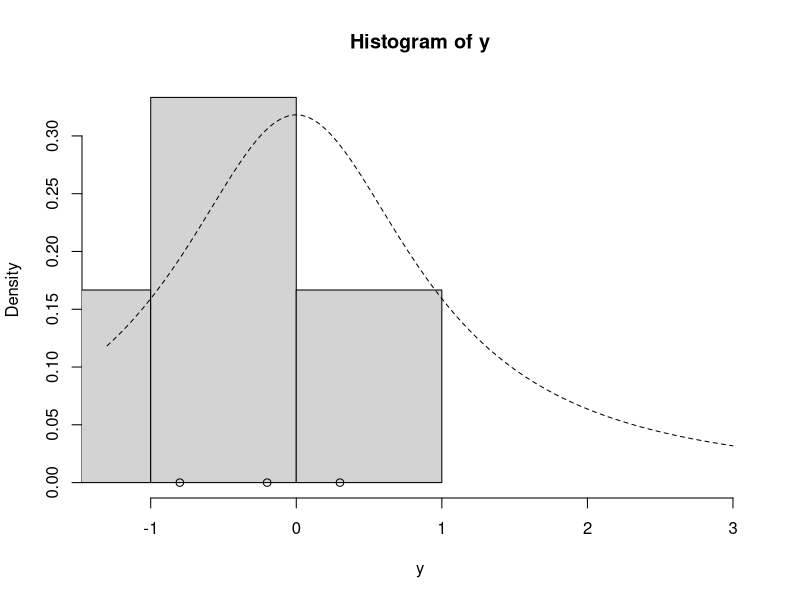
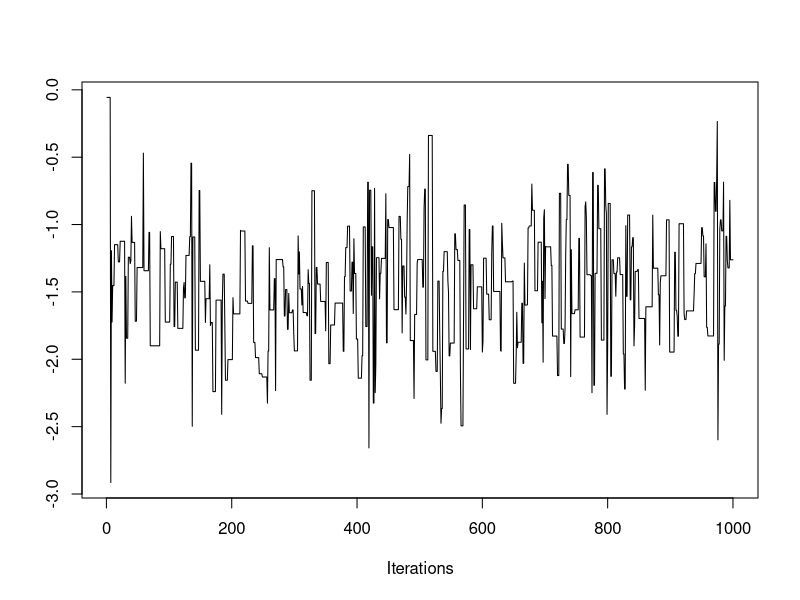
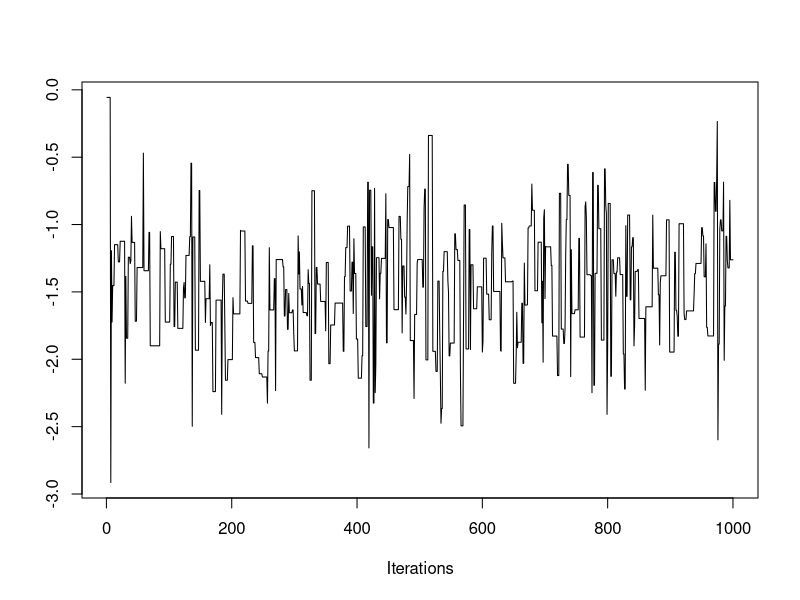
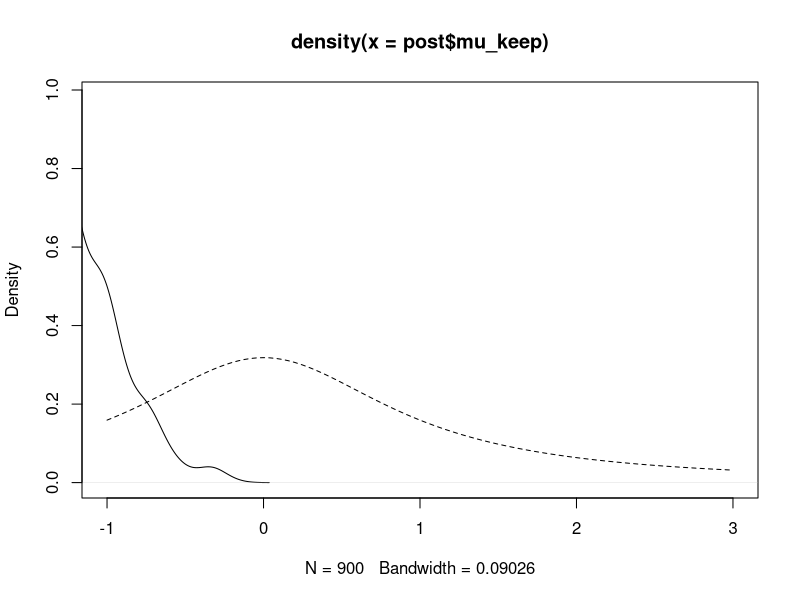

The R source for these figures, in order:
lg = function(mu, n, ybar){
        mu2 = mu^2
        n * (ybar*mu-mu2/2.0) - log(1.0 + mu2)
}

mh = function(n, ybar, n_iter, mu_init, cand_sd){
        mu_out = numeric(n_iter)
        accpt = 0
        mu_now = mu_init
        lg_now = lg(mu=mu_now, n=n, ybar = ybar)
        
        for(i in 1:n_iter){
                mu_cand = rnorm(1, mean = mu_now,sd = cand_sd)
                lg_cand = lg(mu = mu_cand, n = n, ybar = ybar)
                lalpha = lg_cand -lg_now
                alpha = exp(lalpha)
                
                u = runif(1)
                if(u<alpha){
                        mu_now = mu_cand
                        accpt = accpt + 1
                        lg_now = lg_cand
                }        
                mu_out[i] = mu_now
        }
        
        list(mu = mu_out, accpt = accpt/n_iter)
}
## set up the problem
## 
#y = c(1.2, 1.4, -0.5, 0.3, 0.9, 2.3, 1.0, 0.1, 1.3, 1.9)
y = c(-0.2, -1.5, -5.3, 0.3, -0.8, -2.2)
ybar = mean(y)
n = length(y)
hist(y, freq = FALSE, xlim = c(-1.3, 3.0))
points(y, rep(0.0, n))
points (ybar, 0.0, pch=19)
curve( dt(x, df=1), lty=2, add = TRUE) #linetype, lty=2, dashed line

## posterior sampling
set.seed(43)
post = mh(n = n, ybar = ybar, n_iter = 1e3, mu_init = 0.0, cand_sd = 1.5)
str(post)

#install.packages("coda")
library("coda")
traceplot( as.mcmc(post$mu) )
traceplot( as.mcmc(post$mu) )
# check the state
# str(post)
# post analysis
post$mu_keep = post$mu[ - c(1:100)]
plot( density(post$mu_keep),  xlim= c(-1.0, 3.0))
curve( dt(x, df = 1), lty =2, add = TRUE)
points(ybar, 0.0, pch=19)


